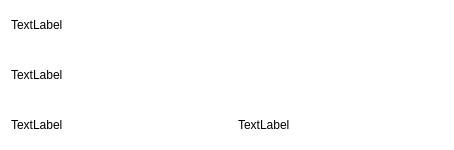
<?xml version="1.0" encoding="UTF-8"?>
<ui version="4.0">
 <class>CardWidget</class>
 <widget class="QWidget" name="CardWidget">
  <property name="geometry">
   <rect>
    <x>0</x>
    <y>0</y>
    <width>454</width>
    <height>150</height>
   </rect>
  </property>
  <property name="sizePolicy">
   <sizepolicy hsizetype="Expanding" vsizetype="Fixed">
    <horstretch>0</horstretch>
    <verstretch>0</verstretch>
   </sizepolicy>
  </property>
  <property name="minimumSize">
   <size>
    <width>0</width>
    <height>150</height>
   </size>
  </property>
  <property name="windowTitle">
   <string>Form</string>
  </property>
  <property name="styleSheet">
   <string notr="true">QWidget{background:white;padding:8px;}</string>
  </property>
  <layout class="QVBoxLayout" name="verticalLayout">
   <property name="spacing">
    <number>0</number>
   </property>
   <property name="leftMargin">
    <number>0</number>
   </property>
   <property name="topMargin">
    <number>0</number>
   </property>
   <property name="rightMargin">
    <number>0</number>
   </property>
   <property name="bottomMargin">
    <number>0</number>
   </property>
   <item>
    <widget class="QLabel" name="titleLab">
     <property name="text">
      <string>TextLabel</string>
     </property>
    </widget>
   </item>
   <item>
    <widget class="QLabel" name="tipLab">
     <property name="text">
      <string>TextLabel</string>
     </property>
    </widget>
   </item>
   <item>
    <layout class="QHBoxLayout" name="horizontalLayout">
     <property name="spacing">
      <number>0</number>
     </property>
     <item>
      <widget class="QLabel" name="hotLab">
       <property name="text">
        <string>TextLabel</string>
       </property>
      </widget>
     </item>
     <item>
      <widget class="QLabel" name="dateLab">
       <property name="text">
        <string>TextLabel</string>
       </property>
      </widget>
     </item>
    </layout>
   </item>
  </layout>
 </widget>
 <resources/>
 <connections/>
</ui>
